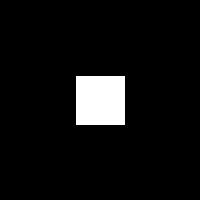
Frame 1 (no input)
Frame 60 (the mouse pressed at the canvas centre just before this capture): identical to frame 1, image omitted
Frame 120 (the mouse held since frame 60 and released just before this capture): identical to frame 1, image omitted

The Processing sketch that drew this single still picture (run headless with seeded random() and noise(); from frame 60 on, the mouse is pressed at the canvas centre):

// Processing sketch: simple_sample
// ── simple_sample.pde
void settings(){
  size(200, 200);

}

void setup(){ //<>//
  background(0); //
}

void draw(){
  quadrado();
}

void quadrado(){ //<>//
  fill(255); //<>//
  rect(75, 75, 50, 50); //<>//
}
